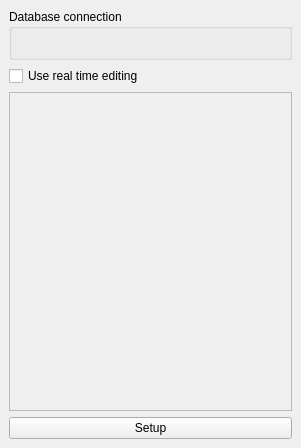
<?xml version="1.0" encoding="UTF-8"?>
<ui version="4.0">
 <class>FieldToolbox</class>
 <widget class="QDockWidget" name="FieldToolbox">
  <property name="geometry">
   <rect>
    <x>0</x>
    <y>0</y>
    <width>301</width>
    <height>448</height>
   </rect>
  </property>
  <property name="windowTitle">
   <string>Reclassification Toolbox</string>
  </property>
  <widget class="QWidget" name="dockWidgetContents">
   <layout class="QGridLayout" name="gridLayout_3">
    <item row="0" column="0">
     <widget class="QgsCollapsibleGroupBox" name="mGroupBox">
      <property name="title">
       <string>Database connection</string>
      </property>
      <layout class="QGridLayout" name="gridLayout">
       <item row="0" column="0">
        <spacer name="verticalSpacer">
         <property name="orientation">
          <enum>Qt::Vertical</enum>
         </property>
         <property name="sizeType">
          <enum>QSizePolicy::Fixed</enum>
         </property>
         <property name="sizeHint" stdset="0">
          <size>
           <width>20</width>
           <height>10</height>
          </size>
         </property>
        </spacer>
       </item>
       <item row="1" column="0">
        <widget class="ConnectionWidget" name="widget" native="true"/>
       </item>
      </layout>
     </widget>
    </item>
    <item row="2" column="0">
     <widget class="QScrollArea" name="scrollArea">
      <property name="widgetResizable">
       <bool>true</bool>
      </property>
      <widget class="QWidget" name="scrollAreaWidgetContents">
       <property name="geometry">
        <rect>
         <x>0</x>
         <y>0</y>
         <width>281</width>
         <height>291</height>
        </rect>
       </property>
       <layout class="QGridLayout" name="gridLayout_2"/>
      </widget>
     </widget>
    </item>
    <item row="3" column="0">
     <widget class="QPushButton" name="setupButton">
      <property name="text">
       <string>Setup</string>
      </property>
     </widget>
    </item>
    <item row="1" column="0">
     <widget class="QCheckBox" name="checkBox">
      <property name="text">
       <string>Use real time editing</string>
      </property>
     </widget>
    </item>
   </layout>
  </widget>
 </widget>
 <customwidgets>
  <customwidget>
   <class>QgsCollapsibleGroupBox</class>
   <extends>QGroupBox</extends>
   <header>qgis.gui</header>
   <container>1</container>
  </customwidget>
  <customwidget>
   <class>ConnectionWidget</class>
   <extends>QWidget</extends>
   <header>DsgTools.CustomWidgets.connectionWidget.h</header>
   <container>1</container>
  </customwidget>
 </customwidgets>
 <resources/>
 <connections/>
</ui>
